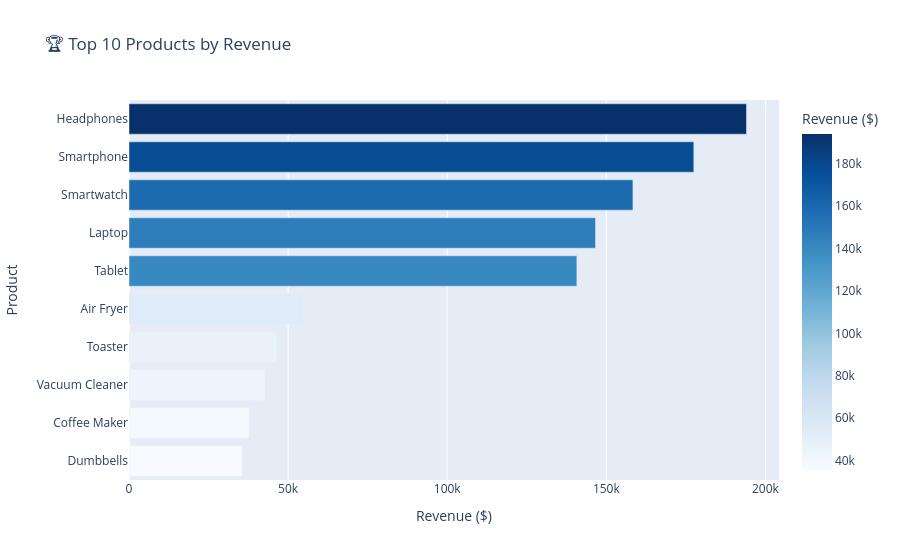

Source (notebook cell):
### Markdown cell above
## 6. Top 10 Products by Revenue

### Code cell
top10 = df.groupby('product_name')['revenue'].sum().nlargest(10).reset_index()

fig = px.bar(top10, x='revenue', y='product_name', orientation='h',
             color='revenue', color_continuous_scale='Blues',
             title='🏆 Top 10 Products by Revenue',
             labels={'revenue':'Revenue ($)','product_name':'Product'})
fig.update_layout(yaxis={'categoryorder':'total ascending'})
fig.show()

### Figure 1 — Plotly figure (JSON) as saved in the notebook; plotly's stock layout.template omitted (floating-point values rounded to 4 significant figures)
{"data": [{"hovertemplate": "Revenue ($)=%{marker.color}<br>Product=%{y}<extra></extra>", "legendgroup": "", "marker": {"color": [194100.0, 177500.0, 158400.0, 146600.0, 140700.0, 54820.0, 46460.0, 42690.0, 37790.0, 35580.0], "coloraxis": "coloraxis", "pattern": {"shape": ""}}, "name": "", "orientation": "h", "showlegend": false, "textposition": "auto", "type": "bar", "x": [194100.0, 177500.0, 158400.0, 146600.0, 140700.0, 54820.0, 46460.0, 42690.0, 37790.0, 35580.0], "xaxis": "x", "y": ["Headphones", "Smartphone", "Smartwatch", "Laptop", "Tablet", "Air Fryer", "Toaster", "Vacuum Cleaner", "Coffee Maker", "Dumbbells"], "yaxis": "y"}], "layout": {"barmode": "relative", "coloraxis": {"colorbar": {"title": {"text": "Revenue ($)"}}, "colorscale": [[0.0, "rgb(247,251,255)"], [0.125, "rgb(222,235,247)"], [0.25, "rgb(198,219,239)"], [0.375, "rgb(158,202,225)"], [0.5, "rgb(107,174,214)"], [0.625, "rgb(66,146,198)"], [0.75, "rgb(33,113,181)"], [0.875, "rgb(8,81,156)"], [1.0, "rgb(8,48,107)"]]}, "legend": {"tracegroupgap": 0}, "title": {"text": "🏆 Top 10 Products by Revenue"}, "xaxis": {"anchor": "y", "domain": [0.0, 1.0], "title": {"text": "Revenue ($)"}}, "yaxis": {"anchor": "x", "categoryorder": "total ascending", "domain": [0.0, 1.0], "title": {"text": "Product"}}}}
